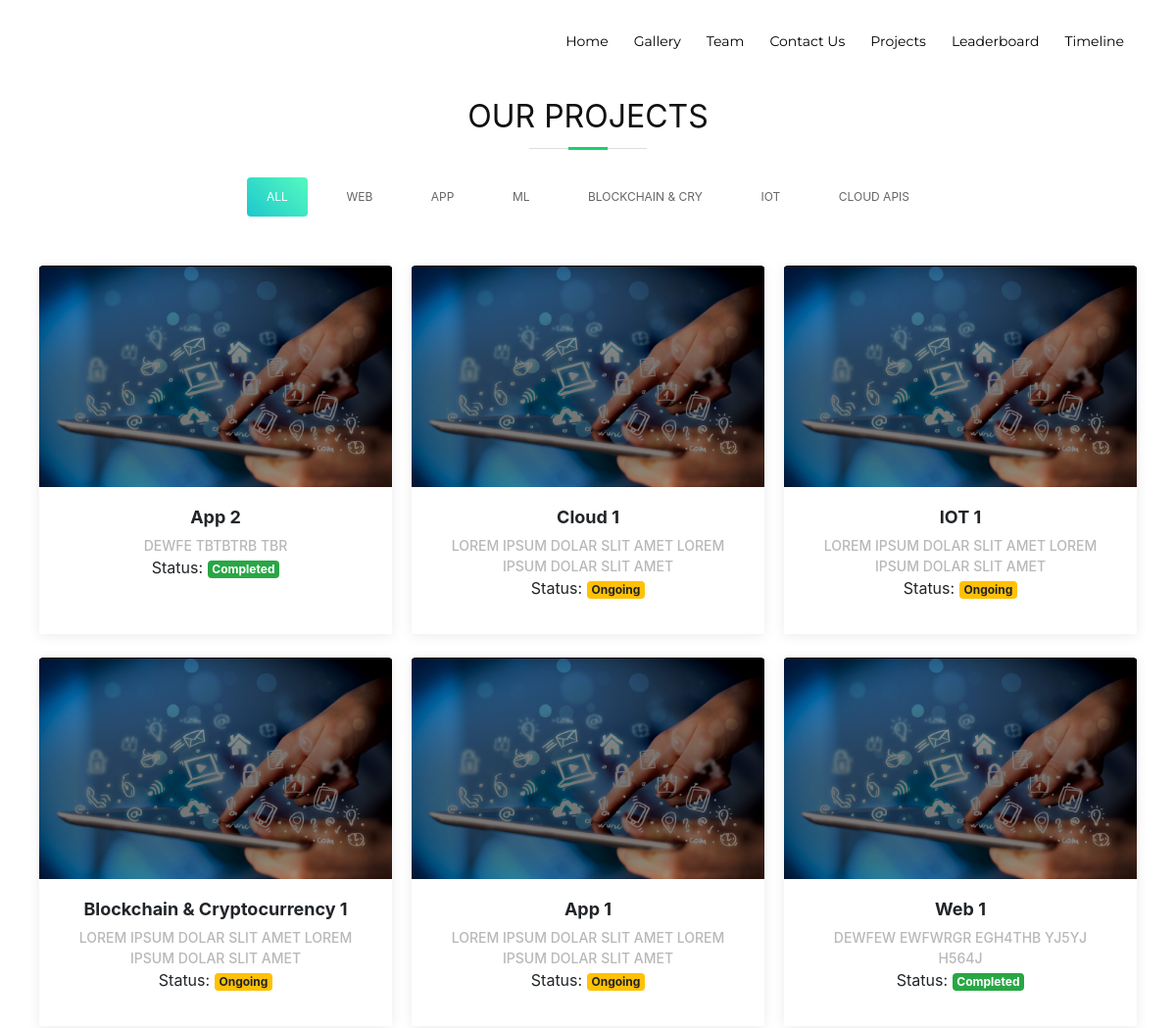
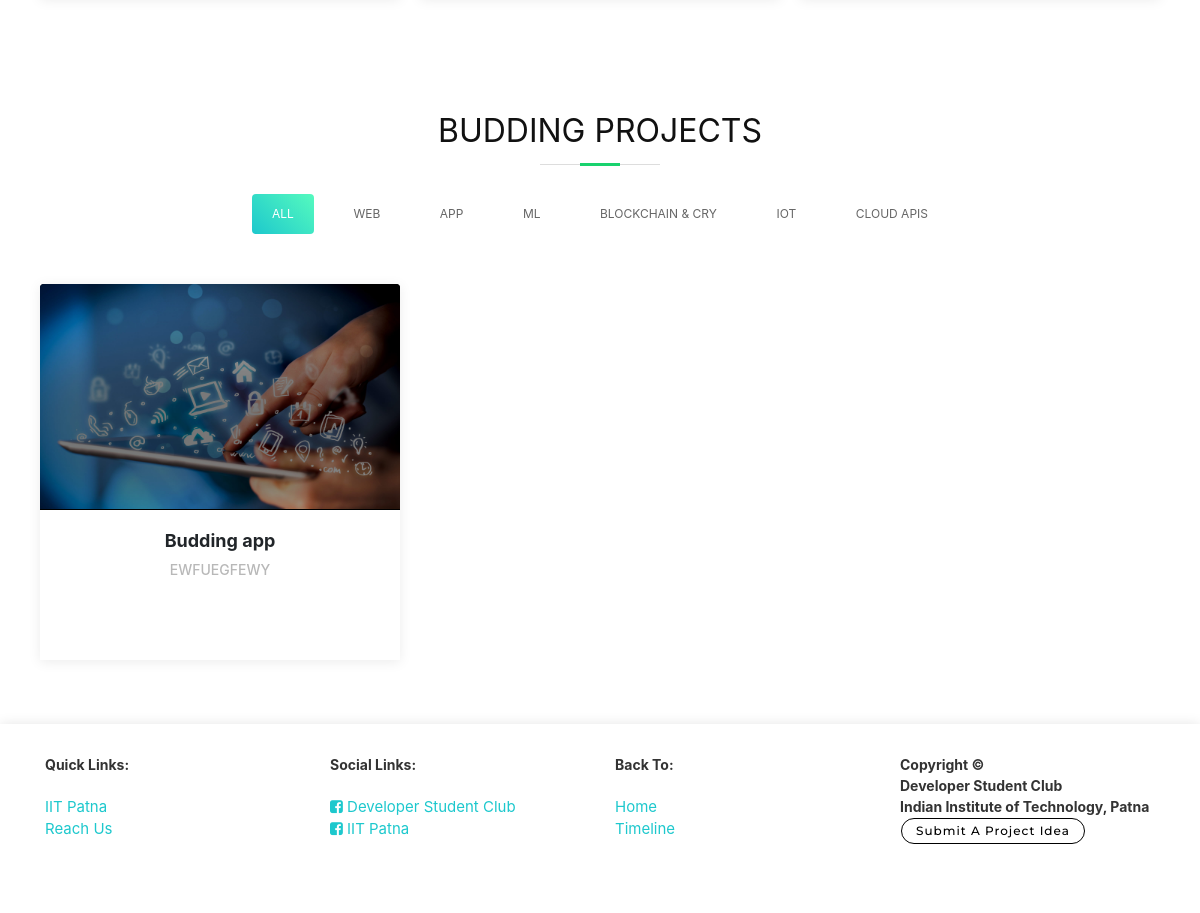
The app's page /projects.php with its own data (2 pictures, top to bottom).
### tables this page shows
CREATE TABLE `projects` (
  `id` int(11) NOT NULL,
  `title` varchar(255) NOT NULL,
  `description` varchar(900) NOT NULL,
  `github_link` varchar(900) NOT NULL,
  `img_src` varchar(900) NOT NULL,
  `created_date` datetime NOT NULL DEFAULT CURRENT_TIMESTAMP,
  `filter` varchar(255) NOT NULL,
  `status` varchar(1) NOT NULL DEFAULT '0'
);

CREATE TABLE `buddingprojects` (
  `id` int(11) NOT NULL,
  `title` varchar(255) NOT NULL,
  `description` varchar(900) NOT NULL,
  `img_src` varchar(900) NOT NULL,
  `created_date` datetime NOT NULL DEFAULT CURRENT_TIMESTAMP,
  `filter` varchar(255) NOT NULL
);

### projects.php (the view, shortened to what this page needs)
<?php
  require('config/db.php');
  $query = 'SELECT * FROM projects ORDER BY created_date DESC';
  $result = mysqli_query($mysqli, $query);
  $projects = mysqli_fetch_all($result, MYSQLI_ASSOC);
  $query = 'SELECT * FROM buddingProjects ORDER BY created_date DESC';
  $result = mysqli_query($mysqli, $query);
  $buddingProjects = mysqli_fetch_all($result, MYSQLI_ASSOC);
?>
<!DOCTYPE html>
<html lang="en">
<head>
  <link href="lib/bootstrap/css/bootstrap.min.css" rel="stylesheet">
  <link href="lib/animate/animate.min.css" rel="stylesheet">
  <link href="lib/font-awesome/css/font-awesome.min.css" rel="stylesheet">
  <link href="lib/ionicons/css/ionicons.min.css" rel="stylesheet">
  <link href="lib/magnific-popup/magnific-popup.css" rel="stylesheet">
  <link href="css/style.css?version=1" rel="stylesheet">
  <link href="./projects/lib/bootstrap/css/bootstrap.min.css" rel="stylesheet" />
  <link href="./projects/lib/font-awesome/css/font-awesome.min.css" rel="stylesheet" />
  <link href="./projects/lib/animate/animate.min.css" rel="stylesheet" />
  <link href="./projects/lib/ionicons/css/ionicons.min.css" rel="stylesheet" />
  <link href="./projects/lib/owlcarousel/assets/owl.carousel.min.css" rel="stylesheet" />
  <link href="./projects/lib/lightbox/css/lightbox.min.css" rel="stylesheet" />
  <link href="./projects/css/style.css?version=51" rel="stylesheet" />
</head>
<body>
  <header id="header">
    <div class="container">
      <div id="logo" class="pull-left">
      <h1><a href="./"><img src="img/logo.png" alt="" title="" width="70%" id='logoimg'></a></h1>
      </div>
      <nav id="nav-menu-container">
        <ul class="nav-menu">
        <li class="menu-active"><a href="./">Home</a></li>
          <li><a href="./gallery.php">Gallery</a></li>
          <li><a href="./team.php">Team</a></li>
          <li><a href="./#contact">Contact Us</a></li>
          <li><a href="./projects.php">Projects</a></li>
          <li><a href="./leaderboard.php">Leaderboard</a></li>
          <li><a href="./timeline.php">Timeline</a></li>
        </ul>
      </nav>
    </div>
  </header>
    <section id="gallery" class="section-bg">
        <div class="container">
          <header class="section-header">
            <h3 class="section-title">Our Projects</h3>
          </header>
          <div class="row">
            <div class="col-lg-12">
              <ul id="gallery-flters" class="projects">
                <li data-filter="*" class="filter-active">All</li>
                <li data-filter=".filter-web">Web</li>
                <li data-filter=".filter-app">App</li>
                <li data-filter=".filter-ml">ML</li>
                <li data-filter=".filter-block">Blockchain & Cry</li>
                <li data-filter=".filter-iot">IoT</li>
                <li data-filter=".filter-cloud">Cloud APIs</li>
              </ul>
            </div>
          </div>
          <div class="row gallery-container projects">
            <?php foreach ($projects as $project) : ?>
              <div class="col-lg-4 col-md-6 gallery-item filter-<?php echo $project['filter'] ?>" data-wow-delay="0.2s">
                <div class="gallery-wrap">
                  <figure>
                    <img src="img/e-learning.jpg" class="img-fluid" alt="" />
                  </figure>
                  <div class="gallery-info">
                    <h4><?php echo $project['title'] ?></h4>
                    <p><?php echo $project['description'] ?></p>
                    <span>Status:
                      <?php  if($project['status']) { ?>
                        <span class="badge badge-success">Completed</span>
                      <?php } else { ?>
                        <span class="badge badge-warning">Ongoing</span>
                      <?php } ?>
                      </span>
                  </div>
                </div>
              </div>
            <?php endforeach; ?>
            </div>
        </div>
      </section>
    <section id="gallery" class="section-bg" style="padding: 0 0 50px">
        <div class="container">
          <header class="section-header">
            <h3 class="section-title">Budding Projects</h3>
          </header>
          <div class="row">
            <div class="col-lg-12">
              <ul id="gallery-flters" class="buddingPojects">
                <li data-filter="*" class="filter-active">All</li>
                <li data-filter=".filter-web">Web</li>
                <li data-filter=".filter-app">App</li>
                <li data-filter=".filter-ml">ML</li>
                <li data-filter=".filter-block">Blockchain & Cry</li>
                <li data-filter=".filter-iot">IoT</li>
                <li data-filter=".filter-cloud">Cloud APIs</li>
              </ul>
            </div>
          </div>
          <div class="row gallery-container buddingPojects">
            <?php foreach ($buddingProjects as $buddingProject) : ?>
              <div class="col-lg-4 col-md-6 gallery-item filter-<?php echo $buddingProject['filter'] ?>" data-wow-delay="0.2s">
                <div class="gallery-wrap">
                  <figure>
                    <img src="img/e-learning.jpg" class="img-fluid" alt="" />
                  </figure>
                  <div class="gallery-info">
                    <h4><?php echo $buddingProject['title'] ?></h4>
                    <p><?php echo $buddingProject['description'] ?></p>
                  </div>
                </div>
              </div>
            <?php endforeach; ?>
            </div>
        </div>
      </section>
  <footer id="footer">
    <div class="container">
      <div class="row">
        <div class="col-lg-3 col-md-3 col-sm-3">
          <strong>Quick Links:</strong>
          <br><br>
          <a href="https://www.iitp.ac.in/" target="_blank">IIT Patna</a>
          <br>
          <a href="https://www.iitp.ac.in/hostel/reachIITP.html" target="_blank">Reach Us</a>
          <br>
          <br>
          <br>
        </div>
        <div class="col-lg-3 col-md-3 col-sm-3">
          <strong>Social Links:</strong>
          <br><br>
          <a href="https://www.facebook.com/dsciitpatna/" target="_blank">
          <i class="fa fa-facebook-square">
          </i>
          Developer Student Club
          </a>
          <br>
          <a href="https://www.facebook.com/iitp.ac.in/" target="_blank">
          <i class="fa fa-facebook-square">
           </i>
          IIT Patna
          </a>
          <br>
          <br>
          <br>
        </div>
        <div class="col-lg-3 col-md-3 col-sm-3">
         <strong>Back To:</strong>
         <br><br>
         <a href="./" class="scrollto">Home</a>
         <br>
         <a href="./timeline.php" class="scrollto">Timeline</a>
         <br>
          <br>
          <br>
        </div>
        <div class="col-lg-3 col-md-3 col-sm-3">
         <strong>Copyright ©</strong>
        <br>
        <strong>Developer Student Club</strong>
         <br>
        <strong>Indian Institute of Technology, Patna</strong>
        <br>
         <a href="./projectidea.php" class="btn-get-started scrollto" >Submit A Project Idea</a>
         </div>
         <br><br>
      </div>
    </div>
  </footer>
</body>
</html>

### css/style.css (style rules this page uses)
body { background: #fff; color: #666666; font-family: "Open Sans", sans-serif; overflow-x: hidden; }
a { color: #1dc8cd; transition: 0.5s; }
p { padding: 0; margin: 0 0 30px 0; }
h1, h2, h3, h4, h5, h6 { font-family: "Montserrat", sans-serif; font-weight: 400; margin: 0 0 20px 0; padding: 0; }
#header { padding: 30px 0; height: 92px; position: fixed; left: 0; top: 0; right: 0; transition: all 0.5s; z-index: 997; }
#header #logo { float: left; }
#header #logo h1 { width: 13vw; margin: -0.28vw 0 0 0; padding: 0; line-height: 1; display: inline-block; font-family: "Montserrat", sans-serif; font-weight: 300; text-transform: uppercase; }
#header li { font-size: 1.3vw; }
.nav-menu, .nav-menu * { margin: 0; padding: 0; list-style: none; }
.nav-menu li { position: relative; white-space: nowrap; }
.nav-menu > li { float: left; }
#nav-menu-container { float: right; margin: 0; }
.nav-menu a { padding: 0 8px 10px 8px; text-decoration: none; display: inline-block; color: black; font-family: "Montserrat", sans-serif; font-weight: 400; font-size: 14px; outline: none; }
.nav-menu > li { margin-left: 10px; }
#mobile-nav { position: fixed; top: 0; padding-top: 18px; bottom: 0; z-index: 998; background: rgba(52, 59, 64, 0.9); left: -260px; width: 260px; overflow-y: auto; transition: 0.4s; }
#mobile-nav ul { padding: 0; margin: 0; list-style: none; }
#mobile-nav ul li { position: relative; }
#mobile-nav ul li a { color: #fff; font-size: 16px; overflow: hidden; padding: 10px 22px 10px 15px; position: relative; text-decoration: none; width: 100%; display: block; outline: none; }
.section-header .section-title { font-size: 32px; color: #111; text-align: center; font-weight: 400; }
.section-bg { background: #eff5f5; }
#gallery { background: #fff; padding: 60px 0 0 0; overflow: hidden; }
#gallery .gallery-item { overflow: hidden; position: relative; padding: 0; vertical-align: middle; text-align: center; }
#gallery .gallery-item img { transition: all ease-in-out 0.4s; width: 100%; }
#footer { background: #fff; box-shadow: 0px 0px 12px 0px rgba(0, 0, 0, 0.1); padding: 30px 0; color: #333; font-size: 14px; }
#footer .btn-get-started { font-family: "Montserrat", sans-serif; font-weight: 500; font-size: 12px; letter-spacing: 1px; display: inline-block; padding: 3px 14px; border-radius: 25px; transition: 0.5s; margin: 1px; border: 1px solid black; color: black; display: inline-block; }

### projects/css/style.css (style rules this page uses)
.section-header h3 { font-size: 32px; color: #111; text-transform: uppercase; text-align: center; font-weight: 700; position: relative; padding-bottom: 15px; }
.section-header h3::before { content: ''; position: absolute; display: block; width: 120px; height: 1px; background: #ddd; bottom: 1px; left: calc(50% - 60px); }
.section-header h3::after { content: ''; position: absolute; display: block; width: 40px; height: 3px; background: #18d26e; bottom: 0; left: calc(50% - 20px); }
#gallery { padding: 100px 0; }
#gallery #gallery-flters { padding: 0; margin: 5px 0 35px 0; list-style: none; text-align: center; }
#gallery #gallery-flters li { cursor: pointer; margin: 15px 15px 15px 0; display: inline-block; padding: 10px 20px; font-size: 12px; line-height: 20px; color: #666666; border-radius: 4px; text-transform: uppercase; background: #fff; margin-bottom: 5px; transition: all 0.3s ease-in-out; }
#gallery #gallery-flters li:hover, #gallery #gallery-flters li.filter-active { background: #18d26e; color: #fff; }
#gallery #gallery-flters li:last-child { margin-right: 0; }
#gallery .gallery-wrap { box-shadow: 0px 2px 12px rgba(0, 0, 0, 0.08); transition: 0.3s; }
#gallery .gallery-item { position: relative; height: 400px; overflow: hidden; padding:10px; }
#gallery .gallery-item figure { background: #000; overflow: hidden; height: 226px; position: relative; border-radius: 4px 4px 0 0; margin: 0; display: flex; justify-content: center; align-items: center; }
#gallery .gallery-item .gallery-info { background: #fff; text-align: center; padding: 30px; height: 150px; border-radius: 0 0 3px 3px; }
#gallery .gallery-item .gallery-info h4 { font-size: 18px; line-height: 1px; font-weight: 700; margin-bottom: 18px; padding-bottom: 0; }
#gallery .gallery-item .gallery-info p { padding: 0; margin: 0; color: #b8b8b8; font-weight: 500; font-size: 14px; text-transform: uppercase; }
#footer a { color: #1dc8cd; }

### records on screen
projects: title "App 2", description "DEWFE TBTBTRB TBR", status "Completed"
projects: title "Cloud 1", description "LOREM IPSUM DOLAR SLIT AMET LOREM IPSUM DOLAR SLIT AMET", status "Ongoing"
projects: title "IOT 1", description "LOREM IPSUM DOLAR SLIT AMET LOREM IPSUM DOLAR SLIT AMET", status "Ongoing"
projects: title "Blockchain & Cryptocurrency 1", description "LOREM IPSUM DOLAR SLIT AMET LOREM IPSUM DOLAR SLIT AMET", status "Ongoing"
projects: title "App 1", description "LOREM IPSUM DOLAR SLIT AMET LOREM IPSUM DOLAR SLIT AMET", status "Ongoing"
projects: title "Web 1", description "DEWFEW EWFWRGR EGH4THB YJ5YJ H564J", status "Completed"
buddingprojects: title "Budding app", description "EWFUEGFEWY"
